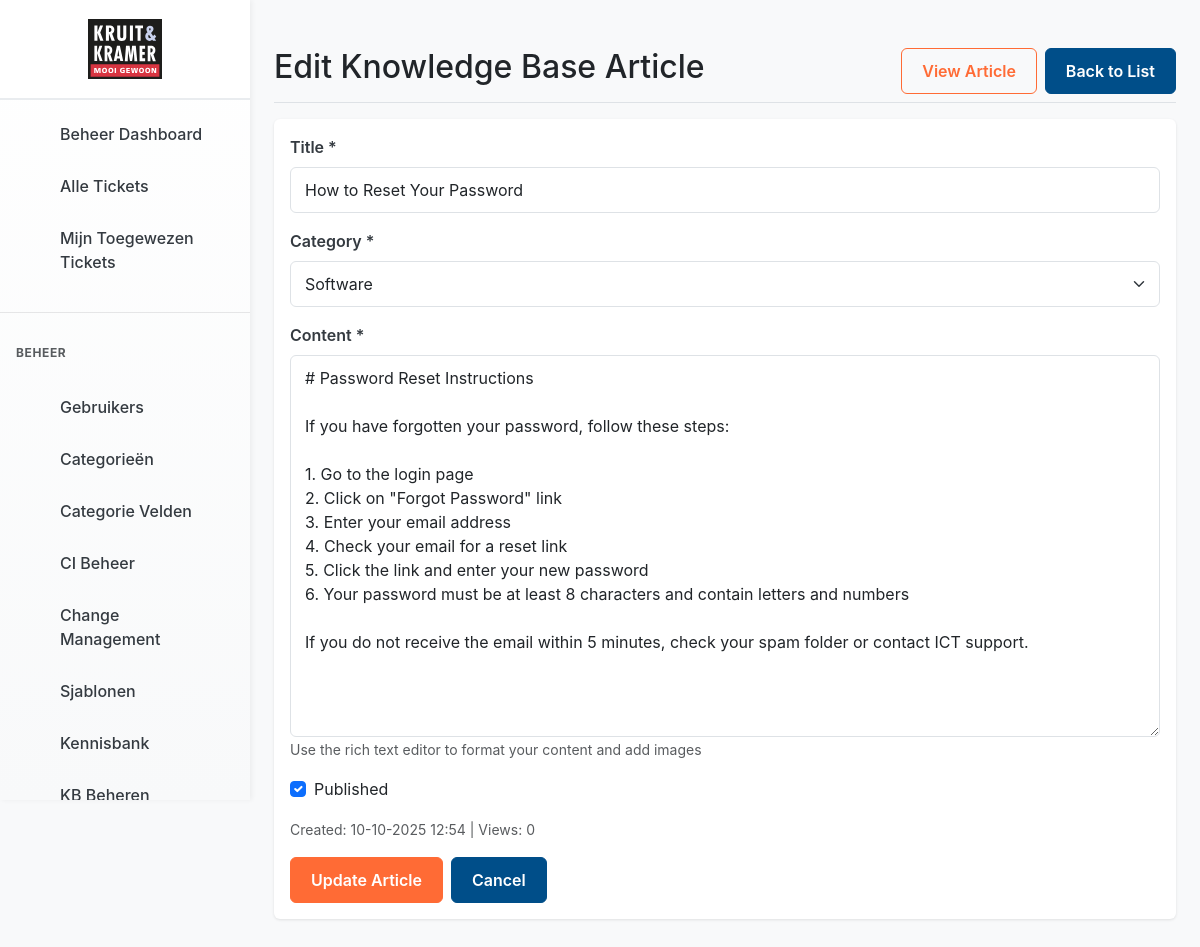
Screenshot of /admin/kb_edit.php?id=1 (signed in) with the database file from the repository.
### tables this page shows
CREATE TABLE knowledge_base (
    kb_id INT PRIMARY KEY AUTO_INCREMENT,
    category_id INT NOT NULL,
    title VARCHAR(255) NOT NULL,
    content TEXT NOT NULL,
    tags TEXT,
    author_id INT NOT NULL,
    views INT DEFAULT 0,
    is_published BOOLEAN DEFAULT FALSE,
    created_at TIMESTAMP DEFAULT CURRENT_TIMESTAMP,
    updated_at TIMESTAMP DEFAULT CURRENT_TIMESTAMP ON UPDATE CURRENT_TIMESTAMP,
    FOREIGN KEY (category_id) REFERENCES categories(category_id) ON DELETE RESTRICT,
    FOREIGN KEY (author_id) REFERENCES users(user_id) ON DELETE RESTRICT,
    FULLTEXT INDEX idx_search (title, content),
    INDEX idx_published (is_published),
    INDEX idx_category_id (category_id),
    INDEX idx_author_id (author_id),
    INDEX idx_views (views)
);

CREATE TABLE categories (
    category_id INT PRIMARY KEY AUTO_INCREMENT,
    name VARCHAR(100) NOT NULL,
    description TEXT,
    default_priority ENUM('low', 'medium', 'high', 'urgent') DEFAULT 'medium',
    sla_hours INT DEFAULT 24,
    is_active BOOLEAN DEFAULT TRUE,
    created_at TIMESTAMP DEFAULT CURRENT_TIMESTAMP,
    INDEX idx_is_active (is_active),
    INDEX idx_name (name)
);

### classes/Database.php (called while the page is built, shortened)
<?php
class Database {
    private static $instance = null;
    private $connection = null;
    private $host;
    private $dbname;
    private $username;
    private $password;
    private function __construct() {
        $this->host = DB_HOST;
        $this->dbname = DB_NAME;
        $this->username = DB_USER;
        $this->password = DB_PASS;
    }
    public static function getInstance() {
        if (self::$instance === null) {
            self::$instance = new self();
        }
        return self::$instance;
    }
    private function connect() {
        try {
            $dsn = "mysql:host={$this->host};dbname={$this->dbname};charset=utf8mb4";
            $options = [
                PDO::ATTR_ERRMODE => PDO::ERRMODE_EXCEPTION,
                PDO::ATTR_DEFAULT_FETCH_MODE => PDO::FETCH_ASSOC,
                PDO::ATTR_EMULATE_PREPARES => false,
                PDO::ATTR_PERSISTENT => false
            ];
            $this->connection = new PDO($dsn, $this->username, $this->password, $options);
        } catch (PDOException $e) {
            $this->logError('Database Connection', 'Failed to connect to database', [
                'error' => $e->getMessage()
            ]);
            throw new Exception("Database connection failed");
        }
    }
    public function query($sql, $params = []) {
        try {
            $stmt = $this->connection->prepare($sql);
            $stmt->execute($params);
            return $stmt;
        } catch (PDOException $e) {
            $this->logError('Database Query', 'Query execution failed', [
                'sql' => $sql,
                'error' => $e->getMessage()
            ]);
            return false;
        }
    }
    public function fetchAll($sql, $params = []) {
        try {
            $stmt = $this->query($sql, $params);
            return $stmt->fetchAll();
        } catch (PDOException $e) {
            $this->logError('Database FetchAll', 'Failed to fetch all rows', [
                'sql' => $sql,
                'error' => $e->getMessage()
            ]);
            return false;
        }
    }
    public function fetchOne($sql, $params = []) {
        try {
            $stmt = $this->query($sql, $params);
            return $stmt->fetch();
        } catch (PDOException $e) {
            $this->logError('Database FetchOne', 'Failed to fetch single row', [
                'sql' => $sql,
                'error' => $e->getMessage()
            ]);
            return false;
        }
    }
}

### classes/KnowledgeBase.php (called while the page is built, shortened)
<?php
require_once __DIR__ . '/Database.php';
class KnowledgeBase {
    private $db;
    public function __construct() {
        $this->db = Database::getInstance();
    }
    public function getArticleById($kbId) {
        try {
            $sql = "SELECT kb.*, c.name as category_name, u.first_name, u.last_name
                    FROM knowledge_base kb
                    LEFT JOIN categories c ON kb.category_id = c.category_id
                    LEFT JOIN users u ON kb.author_id = u.user_id
                    WHERE kb.kb_id = ?";
            return $this->db->fetchOne($sql, [$kbId]);
        } catch (Exception $e) {
            error_log("Error fetching KB article: " . $e->getMessage());
            return false;
        }
    }
}

### includes/functions.php (called while the page is built, shortened)
<?php
function formatDate($date, $format = 'd-m-Y H:i') {
    $timestamp = strtotime($date);
    return date($format, $timestamp);
}
function escapeOutput($string) {
    return htmlspecialchars($string, ENT_QUOTES | ENT_HTML5, 'UTF-8');
}

### classes/Category.php (called while the page is built, shortened)
<?php
require_once __DIR__ . '/Database.php';
class Category {
    private $db;
    public function __construct() {
        $this->db = Database::getInstance();
    }
    public function getCategories($activeOnly = false) {
        try {
            if ($activeOnly) {
                $sql = "SELECT * FROM categories WHERE is_active = 1 ORDER BY name ASC";
            } else {
                $sql = "SELECT * FROM categories ORDER BY name ASC";
            }
            $result = $this->db->fetchAll($sql);
            return $result !== false ? $result : [];
        } catch (Exception $e) {
            $this->error = "Database error: " . $e->getMessage();
            $this->logError('Category GetAll', 'Failed to fetch categories', [
                'error' => $e->getMessage()
            ]);
            return false;
        }
    }
}

### admin/kb_edit.php (the view, shortened to what this page needs)
<?php
require_once __DIR__ . '/../includes/functions.php';
require_once __DIR__ . '/../classes/KnowledgeBase.php';
require_once __DIR__ . '/../classes/Category.php';
$kb = new KnowledgeBase();
$categoryObj = new Category();
$kbId = isset($_GET['id']) ? (int)$_GET['id'] : 0;
$article = $kb->getArticleById($kbId);
$categories = $categoryObj->getCategories(true);
?>
<!DOCTYPE html>
<html lang="nl">
<head>
    <link href="https://cdn.jsdelivr.net/npm/bootstrap@5.3.0/dist/css/bootstrap.min.css" rel="stylesheet">
    <link rel="stylesheet" href="<?php echo SITE_URL; ?>/assets/css/style.css">
</head>
<body>
    <div class="container-fluid">
        <div class="row">
            <?php include __DIR__ . '/../includes/sidebar.php'; ?>
            <main class="col-md-9 ms-sm-auto col-lg-10 px-md-4">
                <div class="d-flex justify-content-between flex-wrap flex-md-nowrap align-items-center pt-3 pb-2 mb-3 border-bottom">
                    <h1 class="h2">Edit Knowledge Base Article</h1>
                    <div class="btn-toolbar">
                        <a href="../kb_article.php?id=<?php echo $kbId; ?>" class="btn btn-outline-primary me-2" target="_blank">
                            View Article
                        </a>
                        <a href="kb_manage.php" class="btn btn-secondary">Back to List</a>
                    </div>
                </div>
                <div class="card">
                    <div class="card-body">
                        <form method="POST">
                            <div class="mb-3">
                                <label for="title" class="form-label">Title *</label>
                                <input type="text" class="form-control" id="title" name="title"
                                       value="<?php echo escapeOutput($article['title']); ?>" required>
                            </div>
                            <div class="mb-3">
                                <label for="category_id" class="form-label">Category *</label>
                                <select class="form-select" id="category_id" name="category_id" required>
                                    <?php foreach ($categories as $cat): ?>
                                        <option value="<?php echo $cat['category_id']; ?>"
                                                <?php echo ($article['category_id'] == $cat['category_id']) ? 'selected' : ''; ?>>
                                            <?php echo escapeOutput($cat['name']); ?>
                                        </option>
                                    <?php endforeach; ?>
                                </select>
                            </div>
                            <div class="mb-3">
                                <label for="content" class="form-label">Content *</label>
                                <textarea class="form-control" id="content" name="content" rows="15" required><?php echo htmlspecialchars($article['content'], ENT_QUOTES); ?></textarea>
                                <small class="text-muted">Use the rich text editor to format your content and add images</small>
                            </div>
                            <div class="mb-3 form-check">
                                <input type="checkbox" class="form-check-input" id="is_published" name="is_published"
                                       <?php echo $article['is_published'] ? 'checked' : ''; ?>>
                                <label class="form-check-label" for="is_published">
                                    Published
                                </label>
                            </div>
                            <div class="mb-3">
                                <small class="text-muted">
                                    Created: <?php echo formatDate($article['created_at']); ?> |
                                    Views: <?php echo $article['views']; ?>
                                </small>
                            </div>
                            <div class="d-flex gap-2">
                                <button type="submit" class="btn btn-primary">Update Article</button>
                                <a href="kb_manage.php" class="btn btn-secondary">Cancel</a>
                            </div>
                        </form>
                    </div>
                </div>
            </main>
        </div>
    </div>
</body>
</html>

### assets/css/style.css (style rules this page uses)
@media (min-width: 768px) { main.col-md-9, main.col-lg-10 { flex: 1; max-width: calc(100% - 250px); margin-left: 250px; } }
.btn-outline-primary { color: var(--primary-orange); border-color: var(--primary-orange); }
:root { --primary-orange: #FF6B35; --primary-orange-dark: #E55A2B; --primary-orange-light: #FF8555; --primary-blue: #004E89; --primary-blue-dark: #003D6E; --primary-blue-light: #1A6BA8; --accent-teal: #1A7F8E; --accent-yellow: #FFB627; --success-green: #28a745; --warning-yellow: #FFB627; --danger-red: #dc3545; --info-blue: #1A7F8E; --priority-low: #6c757d; --priority-medium: #FFB627; --priority-high: #FF6B35; --priority-urgent: #dc3545; --gray-100: #f8f9fa; --gray-200: #e9ecef; --gray-300: #dee2e6; --gray-600: #6c757d; --gray-700: #495057; --gray-800: #343a40; --gray-900: #212529; --sidebar-width: 250px; --header-height: 56px; }
body { font-family: -apple-system, BlinkMacSystemFont, "Segoe UI", Roboto, "Helvetica Neue", Arial, sans-serif; background-color: var(--gray-100); min-height: 100vh; display: flex; flex-direction: column; }
.container-fluid { flex: 1; }
main { padding: 2rem; margin-left: 250px; min-height: 100vh; }
main.col-md-9, main.col-lg-10 { margin-left: 0; }
.card { border: none; box-shadow: 0 1px 3px rgba(0,0,0,0.1); margin-bottom: 1.5rem; transition: box-shadow 0.2s ease; }
.form-label { font-weight: 600; color: var(--gray-800); margin-bottom: 0.5rem; }
.form-control, .form-select { border: 1px solid var(--gray-300); border-radius: 0.375rem; padding: 0.625rem 0.875rem; transition: border-color 0.2s ease, box-shadow 0.2s ease; }
.btn { font-weight: 600; padding: 0.625rem 1.25rem; border-radius: 0.375rem; transition: all 0.2s ease; }
.btn-primary { background-color: var(--primary-orange); border-color: var(--primary-orange); }
.btn-secondary { background-color: var(--primary-blue); border-color: var(--primary-blue); color: white; }
@media (min-width: 1025px) { .container-fluid { max-width: 1400px; } }

### rows the page displays
knowledge_base: title "How to Reset Your Password", category_id "Software", content "# Password Reset Instructions If you have forgotten your password, follow these steps: 1. Go to the login page 2. Click on \"Forgot Password\" link 3. Enter your email address 4. Check your email for a reset link 5. Click the link and enter your new password 6. Your password must be at least 8 characters and contain letters and numbers If you do not receive the email within 5 minutes, check your spam folder or contact ICT support.", is_published "☑", created_at "10-10-2025 12:54", views "0"

### other values shown
__($key, $default) "Beheer Dashboard Alle Tickets Mijn Toegewezen Tickets BEHEER Gebruikers Categorieën Categorie Velden"
